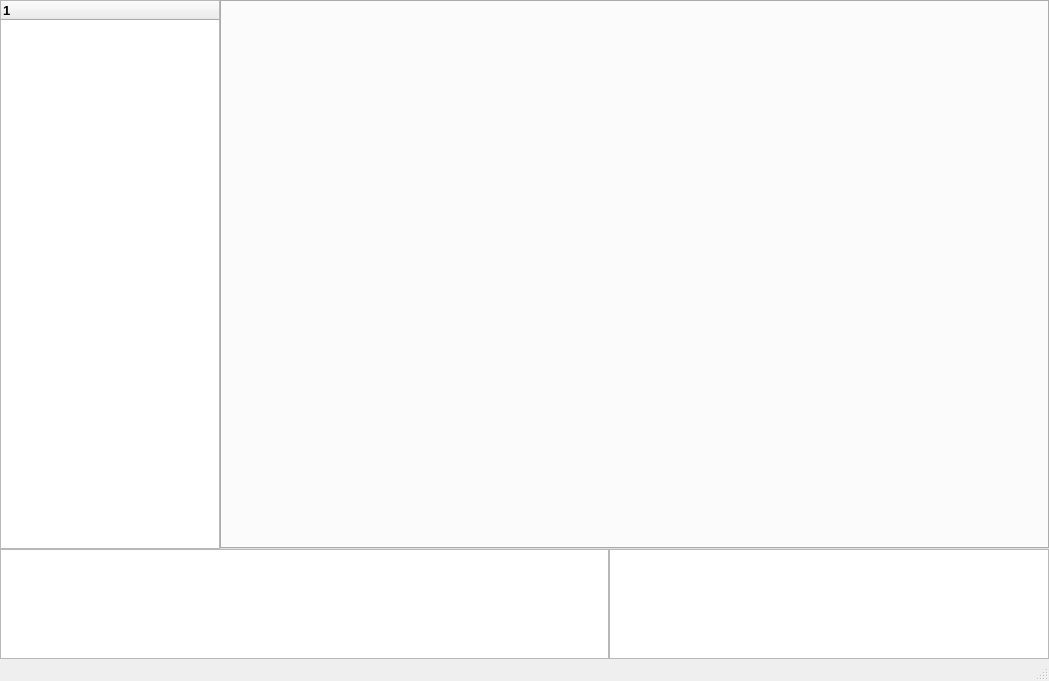
<?xml version="1.0" encoding="UTF-8"?>
<ui version="4.0">
 <class>MainWindow</class>
 <widget class="QMainWindow" name="MainWindow">
  <property name="geometry">
   <rect>
    <x>0</x>
    <y>0</y>
    <width>1049</width>
    <height>681</height>
   </rect>
  </property>
  <property name="sizePolicy">
   <sizepolicy hsizetype="Expanding" vsizetype="Expanding">
    <horstretch>1</horstretch>
    <verstretch>1</verstretch>
   </sizepolicy>
  </property>
  <property name="windowTitle">
   <string>MainWindow</string>
  </property>
  <widget class="QWidget" name="centralWidget">
   <layout class="QVBoxLayout" name="verticalLayout" stretch="5,1">
    <property name="spacing">
     <number>0</number>
    </property>
    <property name="leftMargin">
     <number>0</number>
    </property>
    <property name="topMargin">
     <number>0</number>
    </property>
    <property name="rightMargin">
     <number>0</number>
    </property>
    <property name="bottomMargin">
     <number>0</number>
    </property>
    <item>
     <layout class="QHBoxLayout" name="horizontalLayout_0">
      <property name="spacing">
       <number>0</number>
      </property>
      <item>
       <widget class="QTreeWidget" name="mainTree">
        <property name="sizePolicy">
         <sizepolicy hsizetype="Fixed" vsizetype="Expanding">
          <horstretch>0</horstretch>
          <verstretch>5</verstretch>
         </sizepolicy>
        </property>
        <property name="maximumSize">
         <size>
          <width>220</width>
          <height>16777215</height>
         </size>
        </property>
        <property name="font">
         <font>
          <pointsize>10</pointsize>
          <weight>75</weight>
          <bold>true</bold>
         </font>
        </property>
        <property name="selectionMode">
         <enum>QAbstractItemView::SingleSelection</enum>
        </property>
        <column>
         <property name="text">
          <string notr="true">1</string>
         </property>
        </column>
       </widget>
      </item>
      <item>
       <widget class="QTabWidget" name="mainTab">
        <property name="sizePolicy">
         <sizepolicy hsizetype="Expanding" vsizetype="Expanding">
          <horstretch>1</horstretch>
          <verstretch>5</verstretch>
         </sizepolicy>
        </property>
        <property name="font">
         <font>
          <family>微软雅黑</family>
          <pointsize>10</pointsize>
          <weight>75</weight>
          <bold>true</bold>
         </font>
        </property>
        <property name="styleSheet">
         <string notr="true"/>
        </property>
       </widget>
      </item>
     </layout>
    </item>
    <item>
     <layout class="QHBoxLayout" name="horizontalLayout_1" stretch="0,0">
      <property name="spacing">
       <number>0</number>
      </property>
      <item>
       <widget class="QRDTTableView" name="msgTableView">
        <property name="sizePolicy">
         <sizepolicy hsizetype="Expanding" vsizetype="Expanding">
          <horstretch>1</horstretch>
          <verstretch>1</verstretch>
         </sizepolicy>
        </property>
       </widget>
      </item>
      <item>
       <widget class="QRDTTableView" name="regTableView">
        <property name="sizePolicy">
         <sizepolicy hsizetype="Fixed" vsizetype="Expanding">
          <horstretch>0</horstretch>
          <verstretch>1</verstretch>
         </sizepolicy>
        </property>
        <property name="minimumSize">
         <size>
          <width>440</width>
          <height>0</height>
         </size>
        </property>
       </widget>
      </item>
     </layout>
    </item>
   </layout>
  </widget>
  <widget class="QMenuBar" name="menuBar">
   <property name="geometry">
    <rect>
     <x>0</x>
     <y>0</y>
     <width>1049</width>
     <height>23</height>
    </rect>
   </property>
  </widget>
  <widget class="QStatusBar" name="statusBar"/>
 </widget>
 <layoutdefault spacing="6" margin="11"/>
 <customwidgets>
  <customwidget>
   <class>QRDTTableView</class>
   <extends>QTableView</extends>
   <header>q_rdt_tableview.h</header>
  </customwidget>
 </customwidgets>
 <resources/>
 <connections/>
</ui>
